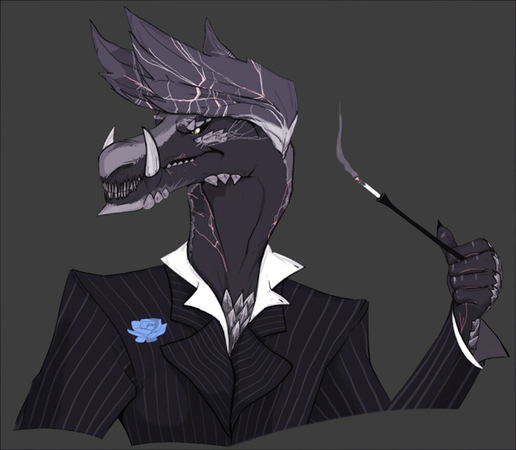
#> input picture Vision Artificial/Archivos/Aleatron.jpg, 516 x 450 px, found by its file name
$ python TFEJEMPLO.py
#> lines starting #> are read from the running program, lines starting #| are printed output that depends on the picture; after the words box and inside, x2 and y2 are one past the last pixel; in counts of white or black regions, pixels touching at a corner belong together
import numpy as np
import cv2
#---LEER IMAGEN ----------
#ESPECIFICAR RUTA DONDE ESTA LA IMAGEN SI NO ESTA EN EL MISMO NIVEL DE DIRECTORIO
imagen=cv2.imread('Vision Artificial\Archivos\Aleatron.jpg')
#> imagen is the input picture: shape (450, 516, 3); mean B, G, R 61.9, 57.7, 59.2
Nf=512
Nc=512
#-----ESCALAMIENTO DE LA IMAGEN
imagen=cv2.resize(imagen,(Nc,Nf))
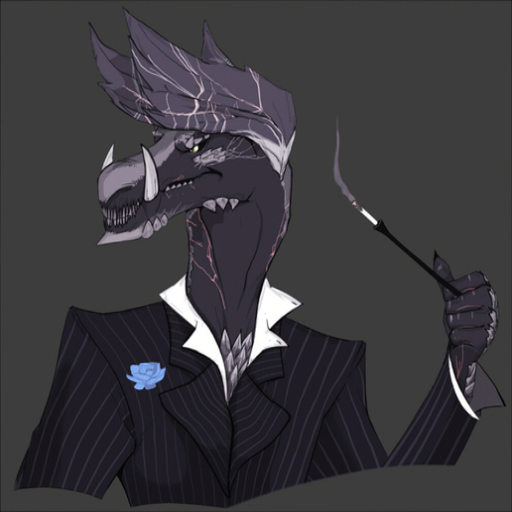
#> imagen: shape (512, 512, 3); mean B, G, R 61.8, 57.7, 59.1
#CONVERSIÓN A ESCALA DE GRISES uint8
i_gray=cv2.cvtColor(imagen,cv2.COLOR_RGB2GRAY)
#CONVERSIÓN A PUNTO FLOTANTE PARA REALIZAR OPERACIONES MATEMATICAS
i_grayd=np.float64(i_gray)
#TRANSFORMADA DE FOURIER EN 2D
Fuv=np.fft.fft2(i_grayd)
Fuv=np.fft.fftshift(Fuv)
#OBTENER LA MAGNITUD DE LA TRANSFORMADA DE FOURIER DE LA IMAGEN
Fuv_abs=np.abs(Fuv)
#ESPECTRO EN ESCALA LOGARITMICA
Fuv_log=20*np.log10(Fuv_abs)
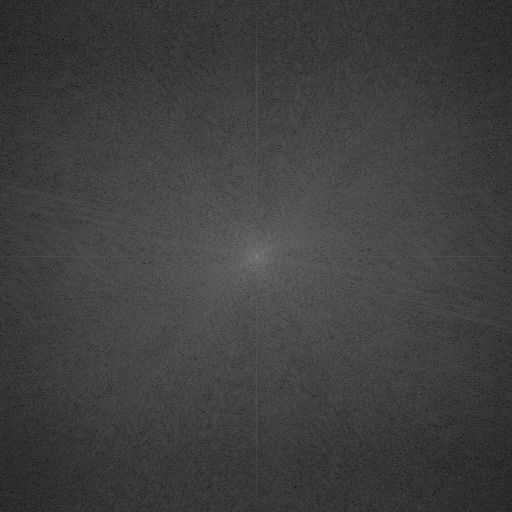
#> Fuv_log: shape (512, 512) float64; min 4.39, max 143.8, mean 63.6
#MOSTRAR IMAGEN EN ESCALA GRISES Y SU ESPECTRO DE FRECUENCIA
cv2.imshow("IMAGEN ORIGINAL",i_gray)
cv2.imshow("ESPECTRO DE FOURIER",np.uint8(255*Fuv_log/np.max(Fuv_log)))
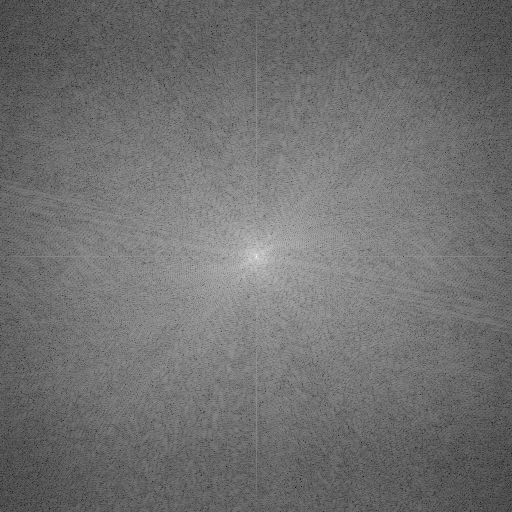
#> window 'ESPECTRO DE FOURIER': shape (512, 512); min 7, max 255, mean 112.3

#DISEÑO DEL FILTRO PASA ALTO IDEAL
#---------------------------------------------------------------------
F1=np.arange(-Nf/2+1,Nf/2+1,1)
F2=np.arange(-Nc/2+1,Nc/2+1,1)
[X,Y]=np.meshgrid(F1,F2)
D=np.sqrt(X**2+Y**2)
D=D/np.max(D)
#DEFINIR RADIO DE CORTE
Do=0.1
#Creación del Filtro Ideal en 2D
Huv=np.zeros((Nf,Nc))
#PRIMERO CREAR EL FILTRO PASA BAJO IDEAL
for i in range(Nf):
    for j in range(Nc):
        if(D[i,j]<Do):
            Huv[i,j]=1
#CONVERTIR A PASA ALTO IDEAL
Huv=1-Huv
#----------------------------------------------------
cv2.imshow("FILTRO 2D PASA ALTO IDEAL",np.uint8(255*Huv))
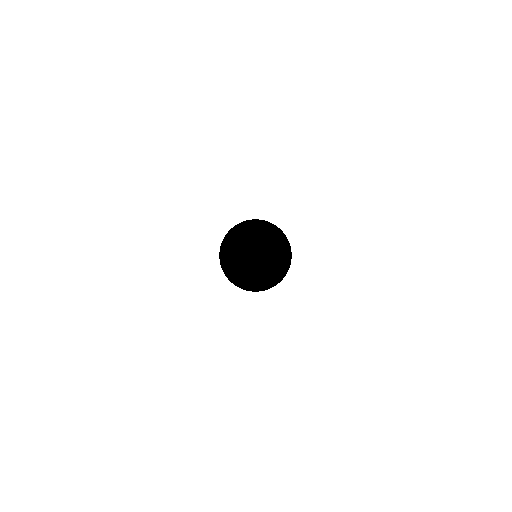
#> window 'FILTRO 2D PASA ALTO IDEAL': shape (512, 512); 98.4% white; 1 black region, box (x1, y1, x2, y2) and area: (219, 219, 292, 292) 4117
#--------------------------FILTRADO EN FRECUENCIA
#-MULTIPLICACIÓN ELEMENTO A ELEMENTO EN EL DOMINIO DE LA FRECUENCIA
Guv=Huv*Fuv
#MAGNITUD
Guv_abs=np.abs(Guv)
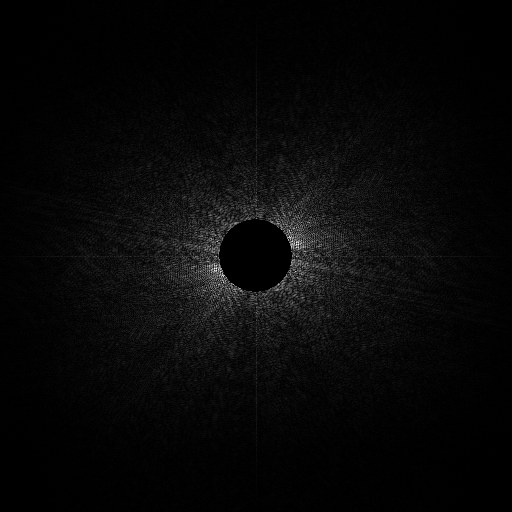
#> Guv_abs: shape (512, 512) float64; min 0, max 97683.2, mean 3282.2; drawn with min black and max white
Guv_abs=np.uint8(255*Guv_abs/np.max(Guv_abs))
cv2.imshow('ESPECTRO DE FRECUENCIA G',Guv_abs)
#---TRANSFORMADA INVERSA PARA OBTENER LA SEÑAL FILTRADA
#IFFT2
gxy=np.fft.ifft2(Guv)
gxy=np.abs(gxy)
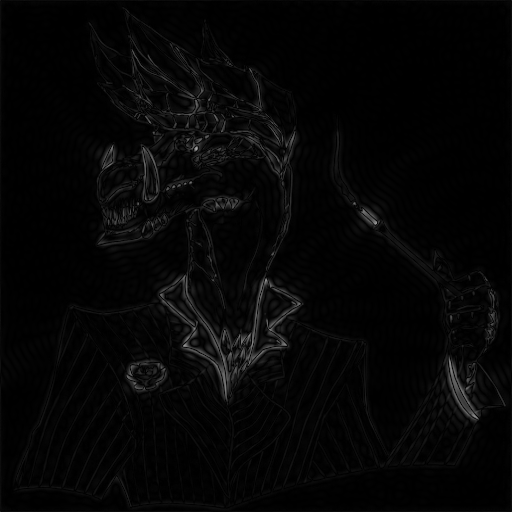
#> gxy: shape (512, 512) float64; min 0.000289, max 165.8, mean 6
gxy=np.uint8(gxy)
#--MOSTRAR LA IMAGEN FILTRADA
cv2.imshow('IMAGEN FILTRADA',gxy)

cv2.waitKey(0)
cv2.destroyAllWindows()
